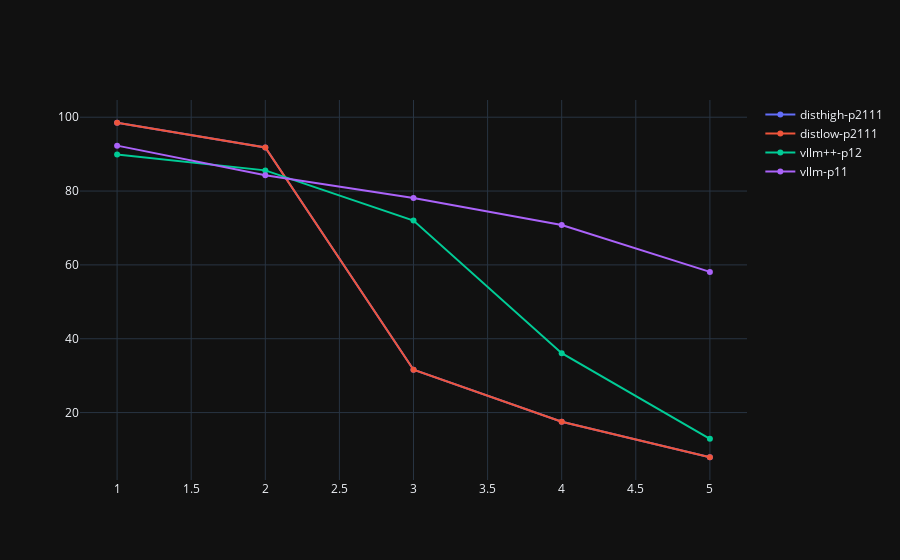

Notebook source saved alongside this figure:
### Code cell
import plotly.graph_objects as go

fig = go.Figure()
configs = figure_11_vllm_high[['tp_prefill', 'pp_prefill', 'tp_decode', 'pp_decode']].drop_duplicates()

# Case 1: DistServe-High
df = figure_11_distserve_high
tp_prefill, pp_prefill, tp_decode, pp_decode = 2, 1, 1, 1
config_df = df[
    (df['tp_prefill'] == tp_prefill) & (df['pp_prefill'] == pp_prefill) &
    (df['tp_decode'] == tp_decode) & (df['pp_decode'] == pp_decode)
    ]
# plot this inside a plotly plot
fig.add_trace(go.Scatter(
    x=config_df['per_gpu_rate'], y=config_df['attainment'],
    mode='lines+markers', name=f"disthigh-p{tp_prefill}{pp_prefill}{tp_decode}{pp_decode}"
))

# Case 2: DistServe-Low
df = figure_11_distserve_low
tp_prefill, pp_prefill, tp_decode, pp_decode = 2, 1, 1, 1
config_df = df[
    (df['tp_prefill'] == tp_prefill) & (df['pp_prefill'] == pp_prefill) &
    (df['tp_decode'] == tp_decode) & (df['pp_decode'] == pp_decode)
    ]
# plot this inside a plotly plot
fig.add_trace(go.Scatter(
    x=config_df['per_gpu_rate'], y=config_df['attainment'],
    mode='lines+markers', name=f"distlow-p{tp_prefill}{pp_prefill}{tp_decode}{pp_decode}"
))

# Case 3: vLLM++
df = figure_11_vllm_high
tp_prefill, pp_prefill = 1, 2
config_df = df[
    (df['tp_prefill'] == tp_prefill) & (df['pp_prefill'] == pp_prefill)
    ]
# plot this inside a plotly plot
fig.add_trace(go.Scatter(
    x=config_df['per_gpu_rate'], y=config_df['attainment'],
    mode='lines+markers', name=f"vllm++-p{tp_prefill}{pp_prefill}"
))

# Case 4: vLLM
df = figure_11_vllm_low
tp_prefill, pp_prefill = 1, 1
config_df = df[
    (df['tp_prefill'] == tp_prefill) & (df['pp_prefill'] == pp_prefill)
    ]
# plot this inside a plotly plot
fig.add_trace(go.Scatter(
    x=config_df['per_gpu_rate'], y=config_df['attainment'],
    mode='lines+markers', name=f"vllm-p{tp_prefill}{pp_prefill}"
))

fig.show()

### Figure 1 — Plotly figure (JSON) as saved in the notebook; plotly's stock layout.template omitted (floating-point values rounded to 4 significant figures)
{"data": [{"mode": "lines+markers", "name": "disthigh-p2111", "x": [1.0, 2.0, 3.0, 4.0, 5.0], "y": [98.5, 91.8, 31.6, 17.5, 7.9], "type": "scatter"}, {"mode": "lines+markers", "name": "distlow-p2111", "x": [1.0, 2.0, 3.0, 4.0, 5.0], "y": [98.5, 91.8, 31.6, 17.5, 7.9], "type": "scatter"}, {"mode": "lines+markers", "name": "vllm++-p12", "x": [1.0, 2.0, 3.0, 4.0, 5.0], "y": [89.9, 85.6, 72.0, 36.1, 12.9], "type": "scatter"}, {"mode": "lines+markers", "name": "vllm-p11", "x": [1.0, 2.0, 3.0, 4.0, 5.0], "y": [92.3, 84.3, 78.1, 70.8, 58.1], "type": "scatter"}], "layout": {}}
